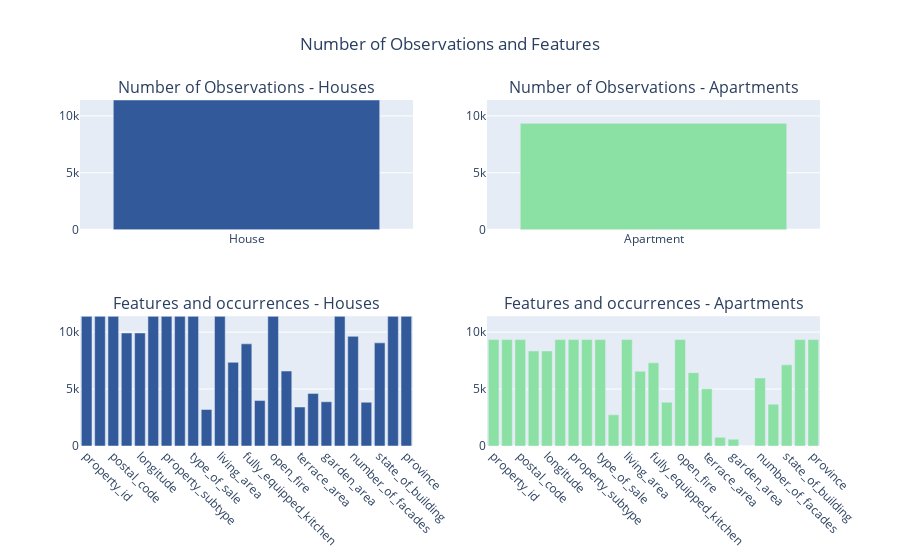

The notebook cell saved with this chart:
### Markdown cell above
# Q1 How many observations and features do you have?

### Code cell
import plotly.graph_objs as go
from plotly.subplots import make_subplots
import plotly.express as px


# Define function to count non-null values in each column
def count_non_null_values(df):
    return df.notnull().sum()

# Get colors from px.colors.qualitative.swatches()
colors = px.colors.qualitative.swatches()

# Create figure with subplots
fig = make_subplots(rows=2, cols=2, subplot_titles=("Number of Observations - Houses", 
                                                    "Number of Observations - Apartments", 
                                                    "Features and occurrences - Houses", 
                                                    "Features and occurrences - Apartments"))

# Plot 1: Number of observations for house dataset
fig.add_trace(go.Bar(x=['House'], y=[len(house)], marker=dict(color=px.colors.qualitative.Alphabet[13])), row=1, col=1)

# Plot 2: Number of observations for apartment dataset
fig.add_trace(go.Bar(x=['Apartment'], y=[len(app)], marker=dict(color=px.colors.qualitative.Pastel[8])), row=1, col=2)

# Plot 3: Number of non-null values for each feature in house dataset
count_house = count_non_null_values(house)
fig.add_trace(go.Bar(x=count_house.index, y=count_house.values, marker=dict(color=px.colors.qualitative.Alphabet[13])), row=2, col=1)

# Plot 4: Number of non-null values for each feature in apartment dataset
count_apartment = count_non_null_values(app)
fig.add_trace(go.Bar(x=count_apartment.index, y=count_apartment.values, marker=dict(color=px.colors.qualitative.Pastel[8])), row=2, col=2)

# Update layout
fig.update_layout(showlegend=False, title_text="Number of Observations and Features", title_x=0.5)

# Set the same y-axis range for Plot 1 and Plot 2
max_observation_value = max(len(house), len(app))
fig.update_yaxes(range=[0, max_observation_value], row=1, col=1)
fig.update_yaxes(range=[0, max_observation_value], row=1, col=2)
fig.update_yaxes(range=[0, max_observation_value], row=2, col=1)
fig.update_yaxes(range=[0, max_observation_value], row=2, col=2)
fig.update_xaxes(tickangle=45, row=2, col=1)
fig.update_xaxes(tickangle=45, row=2, col=2)


# Show plot
fig.show()

### Figure 1 — Plotly figure (JSON) as saved in the notebook; plotly's stock layout.template omitted (floating-point values rounded to 4 significant figures)
{"data": [{"marker": {"color": "#325A9B"}, "type": "bar", "x": ["House"], "xaxis": "x", "y": [11394], "yaxis": "y"}, {"marker": {"color": "rgb(139, 224, 164)"}, "type": "bar", "x": ["Apartment"], "xaxis": "x2", "y": [9342], "yaxis": "y2"}, {"marker": {"color": "#325A9B"}, "type": "bar", "x": ["property_id", "locality_name", "postal_code", "latitude", "longitude", "property_type", "property_subtype", "price", "type_of_sale", "number_of_rooms", "living_area", "kitchen_type", "fully_equipped_kitchen", "furnished", "open_fire", "terrace", "terrace_area", "garden", "garden_area", "surface_of_good", "number_of_facades", "swimming_pool", "state_of_building", "main_city", "province"], "xaxis": "x3", "y": [11394, 11394, 11394, 9926, 9926, 11394, 11394, 11394, 11394, 3206, 11394, 7348, 8972, 3990, 11394, 6581, 3425, 4619, 3883, 11394, 9629, 3844, 9056, 11394, 11394], "yaxis": "y3"}, {"marker": {"color": "rgb(139, 224, 164)"}, "type": "bar", "x": ["property_id", "locality_name", "postal_code", "latitude", "longitude", "property_type", "property_subtype", "price", "type_of_sale", "number_of_rooms", "living_area", "kitchen_type", "fully_equipped_kitchen", "furnished", "open_fire", "terrace", "terrace_area", "garden", "garden_area", "surface_of_good", "number_of_facades", "swimming_pool", "state_of_building", "main_city", "province"], "xaxis": "x4", "y": [9342, 9342, 9342, 8344, 8344, 9342, 9342, 9342, 9342, 2736, 9342, 6564, 7301, 3848, 9342, 6442, 5018, 759, 598, 0, 5974, 3671, 7126, 9342, 9342], "yaxis": "y4"}], "layout": {"annotations": [{"font": {"size": 16}, "showarrow": false, "text": "Number of Observations - Houses", "x": 0.225, "xanchor": "center", "xref": "paper", "y": 1, "yanchor": "bottom", "yref": "paper"}, {"font": {"size": 16}, "showarrow": false, "text": "Number of Observations - Apartments", "x": 0.775, "xanchor": "center", "xref": "paper", "y": 1, "yanchor": "bottom", "yref": "paper"}, {"font": {"size": 16}, "showarrow": false, "text": "Features and occurrences - Houses", "x": 0.225, "xanchor": "center", "xref": "paper", "y": 0.375, "yanchor": "bottom", "yref": "paper"}, {"font": {"size": 16}, "showarrow": false, "text": "Features and occurrences - Apartments", "x": 0.775, "xanchor": "center", "xref": "paper", "y": 0.375, "yanchor": "bottom", "yref": "paper"}], "showlegend": false, "title": {"text": "Number of Observations and Features", "x": 0.5}, "xaxis": {"anchor": "y", "domain": [0, 0.45]}, "xaxis2": {"anchor": "y2", "domain": [0.55, 1]}, "xaxis3": {"anchor": "y3", "domain": [0, 0.45], "tickangle": 45}, "xaxis4": {"anchor": "y4", "domain": [0.55, 1], "tickangle": 45}, "yaxis": {"anchor": "x", "domain": [0.625, 1], "range": [0, 11394]}, "yaxis2": {"anchor": "x2", "domain": [0.625, 1], "range": [0, 11394]}, "yaxis3": {"anchor": "x3", "domain": [0, 0.375], "range": [0, 11394]}, "yaxis4": {"anchor": "x4", "domain": [0, 0.375], "range": [0, 11394]}}}
